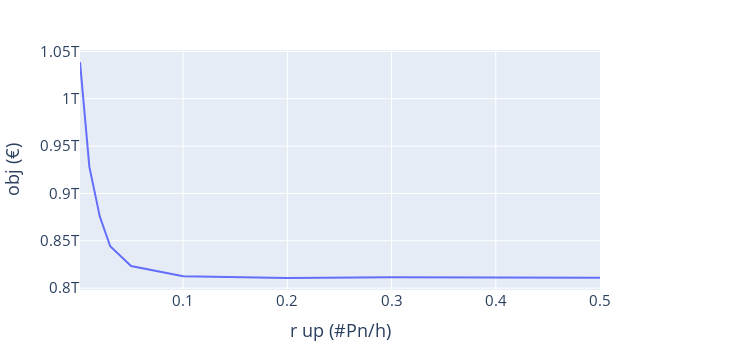
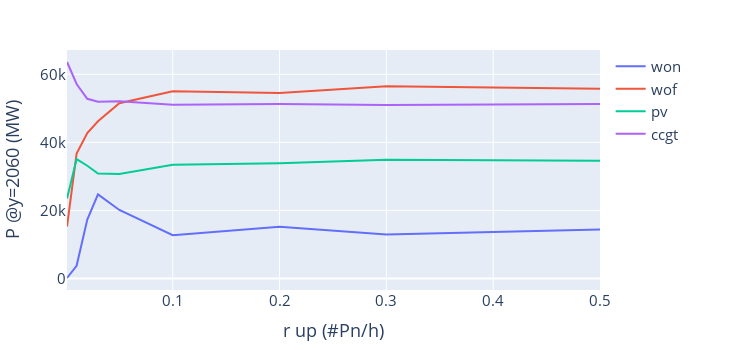

The code cell stored with these charts, in order, in its notebook:
### Code cell
col = ['rup','obj','hist','new','ccgt','won','wof','pv','ror','lake','cogen','charge','discharge']
raw = [
[0.001 , 1038851807309.4209 ,0 ,62700.0 ,63626.738736333195 ,153.0 ,15254.223352251238 ,23520.49835398052 ,6678.0 ,13610.0 ,2000.0 ,5394.0 ,5394.0],
[0.01 , 928030612082.6362 ,0 ,62700.0 ,57160.240881785285 ,3734.721194450918 ,36755.02024563079 ,35097.538379472724 ,6678.0 ,13610.0 ,2000.0 ,5394.0 ,5394.0],
[0.02 , 875541849366.4998 ,0 ,62700.0 ,52808.68930389629 ,17314.850466522425 ,42732.09063559215 ,33135.59729830246 ,6678.0 ,13610.0 ,2000.0 ,5394.0 ,5394.0],
[0.03 , 844167561462.1448 ,0 ,62700.0 ,51935.279843836746 ,24742.89404326832 ,46197.841242749586 ,30875.366918584125 ,6678.0 ,13610.0 ,2000.0 ,5394.0 ,5394.0],
[0.05 , 823372345455.5361 ,0 ,62700.0 ,52066.137920790774 ,20152.153361008914 ,51513.42376602637 ,30750.85347120695 ,6678.0 ,13610.0 ,2000.0 ,5394.0 ,5394.0],
[0.1 , 812510792907.4875 ,0 ,62700.0 ,51063.01920471885 ,12728.193722656039 ,55057.013665204526 ,33433.40315069152 ,6678.0 ,13610.0 ,2000.0 ,5394.0 ,5394.0],
[0.2 , 810665557330.7852 ,0 ,62700.0 ,51284.4403143965 ,15219.857022336259 ,54526.20754659161 ,33843.59140947106 ,6678.0 ,13610.0 ,2000.0 ,5394.0 ,5394.0],
[0.3 , 811480065173.4253 ,0 ,62700.0 ,50995.18454572723 ,12925.274794476969 ,56511.57362727519 ,34928.55153047786 ,6678.0 ,13610.0 ,2000.0 ,5394.0 ,5394.0],
[0.5 , 810833111755.363 ,0 ,62700.0 ,51280.474347229894 ,14419.709637918468 ,55770.56637211161 ,34616.4848565985 ,6678.0 ,13610.0 ,2000.0 ,5394.0 ,5394.0]
]
df = pd.DataFrame(raw, columns=col)
df

fig = go.Figure()
fig.add_trace(go.Scatter(x = df['rup'] , y = df['obj'],line=dict(width=2.0),mode='lines',name='won'))
fig.update_layout(yaxis_title='obj (€)',xaxis_title="r up (#Pn/h)",width=750,height=350,margin=dict(l=50,r=150,b=30,t=50),font=dict(size=15))
fig.show()

fig = go.Figure()
fig.add_trace(go.Scatter(x = df['rup'] , y = df['won'],line=dict(width=2.0),mode='lines',name='won'))
fig.add_trace(go.Scatter(x = df['rup'] , y = df['wof'],line=dict(width=2.0),mode='lines',name='wof'))
fig.add_trace(go.Scatter(x = df['rup'] , y = df['pv'],line=dict(width=2.0),mode='lines',name='pv'))
fig.add_trace(go.Scatter(x = df['rup'] , y = df['ccgt'],line=dict(width=2.0),mode='lines',name='ccgt'))
fig.update_layout(yaxis_title='P @y=2060 (MW)',xaxis_title="r up (#Pn/h)",width=750,height=350,margin=dict(l=50,r=150,b=30,t=50),font=dict(size=15))
